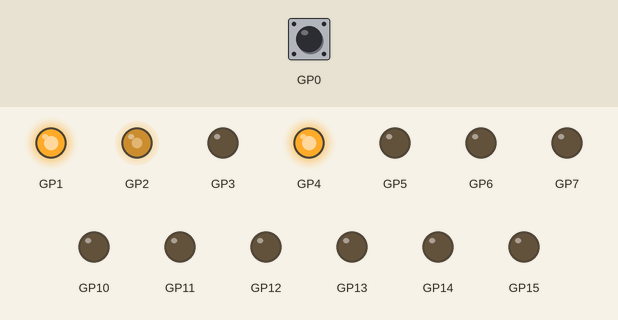
Simulated run of this program. Board: Raspberry Pi Pico running MicroPython. On the bench: output pins drawn as LEDs (lit = HIGH). Inputs (shaded band) come from the test bench; at power-on: GP0 HIGH. What the program prints to the serial console is not drawn.

Above: at 0.1 s.
At 10.1 s:
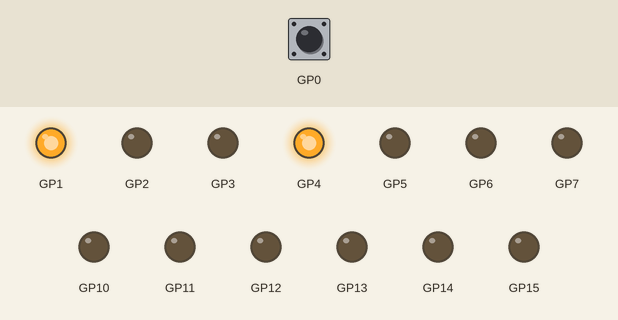
Timing chart, 0 to 11.6 s (numbered marks = the images above):
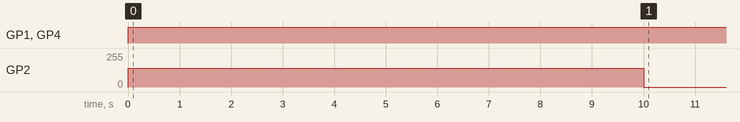

The program:

Spin_one_wheel.py
```python
# === SPIN ONE WHEEL — PIO X-register edge counter + debounce (no IRQs/chunking) ===
from machine import Pin, PWM
from rp2 import PIO, StateMachine, asm_pio
from time import sleep, ticks_ms, ticks_diff

# ---------------- USER CONFIG ----------------
WHEEL_TO_TEST = "BR"     # "FL", "FR", "BL", or "BR"
TARGET_RPM    = 60.0
TEST_SECONDS  = 10
PRINT_MS      = 500

# PIO counter / debounce
PIO_SM_FREQ   = 125_000_000   # PIO clock (1 instr / cycle)
DEBOUNCE_US   = 100            # post-edge holdoff in microseconds

# Drive mode:
#   "fixed_pwm" -> open-loop constant PWM (best for frequency/PPR checks)
#   "ff_hold"   -> feed-forward + small P trim to hold TARGET_RPM
CONTROL_MODE  = "fixed_pwm"
CAL_PWM       = 140

# Encoder/motor parameters
CPR_MOTOR      = 16
GEAR_RATIO     = 150
PULSES_PER_REV = CPR_MOTOR * GEAR_RATIO  # 2400 pulses/wheel rev

# ---------------- Hardware pins ----------------
# Motor pins: (PWM, IN1, IN2)
pins = {
    "BR": (PWM(Pin(2)),  Pin(4, Pin.OUT),  Pin(3, Pin.OUT)),
    "BL": (PWM(Pin(7)),  Pin(5, Pin.OUT),  Pin(6, Pin.OUT)),
    "FR": (PWM(Pin(10)), Pin(12, Pin.OUT), Pin(11, Pin.OUT)),
    "FL": (PWM(Pin(15)), Pin(13, Pin.OUT), Pin(14, Pin.OUT)),
}
for pwm, _, _ in pins.values():
    pwm.freq(20000)

# Optional motor driver STBY
try:
    Pin(1, Pin.OUT).high()
except:
    pass

# Encoder GPIOs (adjust to your wiring) — single channel per wheel
encoder_pins = {"FL":17, "FR":28, "BL":8, "BR":0}

# ---------------- PIO: rising-edge counter into X + post-edge debounce ----------------
@asm_pio(autopush=True, push_thresh=32)   # IN X,32 auto-pushes into RX FIFO
def edge_count_x1_single_pin_db():
    # pull deb_cycles (in PIO cycles) once; keep it in OSR; Y is working countdown
    pull()                      # OSR = deb_cycles
    mov(y, osr)                 # Y   = deb_cycles (init; we'll reload from OSR each edge)

    wrap_target()
    wait(0, pin, 0)             # ensure LOW first (arm for a true rising edge)
    label("loop")
    wait(1, pin, 0)             # TRIGGER: rising edge on the monitored pin

    # X++ (standard idiom: ~X; dec; ~X)
    mov(x, invert(x))
    jmp(x_dec, "inc_done")
    label("inc_done")
    mov(x, invert(x))

    # Post-edge holdoff: burn 'deb_cycles' PIO cycles (ignore chatter/extra edges)
    mov(y, osr)                 # reload Y = deb_cycles
    label("deb")
    jmp(y_dec, "deb")

    # Re-arm: require LOW again before the next rising edge
    wait(0, pin, 0)
    jmp("loop")
    wrap()

# ---------------- Motor & (optional) FF ----------------
def motor_hw(wheel, pwm_cmd_hw):
    pwm, in1, in2 = pins[wheel]
    d = 1 if pwm_cmd_hw >= 0 else 0
    a = abs(int(pwm_cmd_hw))
    if a > 255: a = 255
    in1.value(d); in2.value(not d)
    pwm.duty_u16(a * 257)

# Minimal FF (used only if CONTROL_MODE == "ff_hold")
FF_PARAMS = {
    "FL": {"FWD": {"k": 2.881, "c": 462.711}, "REV": {"k": 1.600, "c": 157.380}},
    "FR": {"FWD": {"k": 3.460, "c": 118.527}, "REV": {"k": 3.246, "c": 63.760}},
    "BL": {"FWD": {"k": 3.241, "c": 413.426}, "REV": {"k": 1.250, "c": 37.500}},
    "BR": {"FWD": {"k": 6.011, "c": 529.771}, "REV": {"k": 3.133, "c": 391.936}},
}
FF_GAIN = 0.8
P_TRIM  = 0.2

def ff_pwm(wheel, sp_rpm):
    sgn = 1 if sp_rpm >= 0 else -1
    p   = FF_PARAMS[wheel]["FWD" if sgn >= 0 else "REV"]
    mag = max(0.0, p["c"] + p["k"] * abs(sp_rpm))
    if abs(sp_rpm) <= 18.0:
        mag = max(mag, 30)
    u = int(sgn * FF_GAIN * mag)
    return 255 if u > 255 else -255 if u < -255 else u

# ---------------- PIO helpers (single wheel) ----------------
def i32(n):
    """Convert 32-bit unsigned to signed (wrap-around safe)."""
    return (n + 0x80000000) % 0x100000000 - 0x80000000

def init_sm_for(wheel, debounce_us):
    """Create one SM on the wheel’s encoder pin, preload deb_cycles, and start it."""
    pin_num = encoder_pins[wheel]
    pin     = Pin(pin_num, Pin.IN, Pin.PULL_UP)
    deb_cycles = max(1, int(debounce_us * (PIO_SM_FREQ // 1_000_000)))  # µs -> PIO cycles
    sm = StateMachine(0, edge_count_x1_single_pin_db, freq=PIO_SM_FREQ, in_base=pin)
    sm.put(deb_cycles)           # satisfies the 'pull()' at program start
    sm.active(1)
    return sm

def read_x(sm):
    """Sample X via IN X,32 -> RX FIFO; returns 32-bit unsigned X."""
    sm.exec("in_(x, 32)")
    return sm.get()

# ---------------- Test loop ----------------
def run_test():
    sm = init_sm_for(WHEEL_TO_TEST, DEBOUNCE_US)

    # baseline X and software counters
    x_last          = read_x(sm)
    encoder_count   = 0     # software total edges
    prev_count      = 0
    prev_t          = ticks_ms()
    last_rpm        = 0.0

    # print-state (no function attributes)
    prev_count_print = 0
    prev_t_print     = ticks_ms()

    print(f"\nTesting {WHEEL_TO_TEST} (open-loop @ PWM={CAL_PWM}) for {TEST_SECONDS}s\n")
    print("Time(s) | Counts | MeasRPM | PWM")
    print("------------------------------------")

    t0 = ticks_ms()
    next_print = t0

    while ticks_diff(ticks_ms(), t0) < TEST_SECONDS * 1000:
        now  = ticks_ms()

        # Pull fresh X and update software counter
        x_cur = read_x(sm)
        dx    = i32(x_cur - x_last)
        if dx < 0:
            dx &= 0xFFFFFFFF
        encoder_count += dx
        x_last = x_cur

        # RPM from counted pulses over loop Δt
        dt_s = (ticks_diff(now, prev_t)) / 1000.0
        if dt_s <= 0: dt_s = 1e-6
        dp   = encoder_count - prev_count
        rpm  = (dp / PULSES_PER_REV) / dt_s * 60.0
        last_rpm   = 0.75 * last_rpm + 0.25 * rpm
        prev_count = encoder_count
        prev_t     = now

        # Command
        if CONTROL_MODE == "fixed_pwm":
            pwm_cmd = CAL_PWM
        else:
            err = TARGET_RPM - last_rpm
            pwm_cmd = ff_pwm(WHEEL_TO_TEST, TARGET_RPM) + P_TRIM * err
            if pwm_cmd > 255: pwm_cmd = 255
            if pwm_cmd < -255: pwm_cmd = -255

        motor_hw(WHEEL_TO_TEST, pwm_cmd)

        # Print interval
        if now >= next_print:
            elapsed_s = (now - t0) / 1000.0
            print(f"{elapsed_s:7.2f} | {encoder_count:6d} | {last_rpm:7.1f} | {int(pwm_cmd):3d}")

            # frequency estimate (edges/s) over the print window
            dc   = encoder_count - prev_count_print
            dts  = (now - prev_t_print) / 1000.0
            cps  = dc / dts if dts > 0 else 0.0
            print("freq≈%.1f Hz  (rising, post-edge debounce=%dus)" % (cps, DEBOUNCE_US))

            prev_count_print = encoder_count
            prev_t_print     = now
            next_print      += PRINT_MS

        sleep(0.01)

    motor_hw(WHEEL_TO_TEST, 0)
    sm.active(0)
    print("\nTest finished.\n")

# ---------------- RUN ----------------
try:
    run_test()
except KeyboardInterrupt:
    motor_hw(WHEEL_TO_TEST, 0)
    print("\nStopped.")
```

Measured:
- by itself, GP1, GP4: LOW → HIGH at 0.00 s
- by itself, GP2: 0/255 → 140/255 at 0.00 s, → 0/255 10.0 s later
